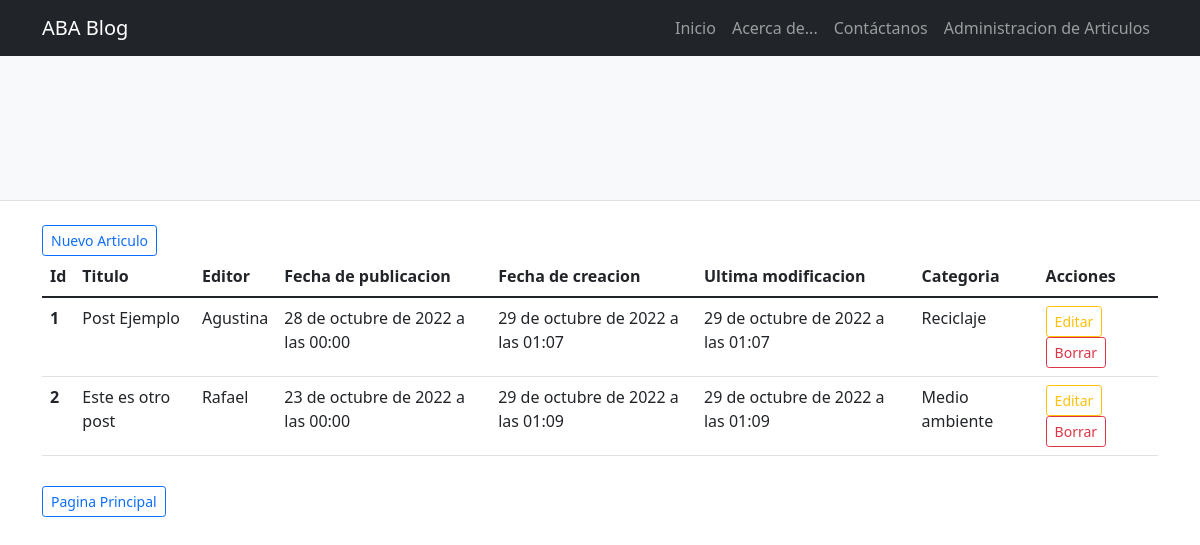
The app's page /articles/ with its own data.
### blog_portal/models.py (models this page shows)
class Article(models.Model):
    title = models.CharField(max_length=100)
    short_content = models.CharField(max_length=180)
    content = RichTextField()
    image = models.ImageField(upload_to="articles", null=True, blank=True)
    author = models.ForeignKey(Publisher, on_delete=models.DO_NOTHING)
    is_headline= models.BooleanField()
    date_created = models.DateTimeField(auto_now_add=True)
    date_updated = models.DateTimeField(auto_now=True)
    date_published = models.DateTimeField()
    category = models.ForeignKey(Category, on_delete=models.DO_NOTHING, default=1)

class Publisher(models.Model):
    name = models.CharField(max_length=30)
    surname = models.CharField(max_length=30)
    country = models.CharField(max_length=30)
    age = models.IntegerField()
    date_created = models.DateTimeField(auto_now_add=True)
    date_updated = models.DateTimeField(auto_now=True)
    def __str__(self):
        return f"{self.name}"

class Category(models.Model):
    name = models.CharField(max_length=30)
    def __str__(self):
        return f"{self.name}"

### panel_article/views.py (the view)
# urls.py: path('articles/', PanelView.as_view(), name ="articles"),
class PanelView(BaseView, ListView):
    queryset = Article.objects.all()
    template_name = "panel_article/article_list.html"
    context_object_name = "articles"

### blog_portal/views.py (called while the page is built)
     def get_context_data(self, **kwargs):
        context = super().get_context_data(**kwargs)
        context['headline'] = Article.objects.filter(is_headline=True).order_by('date_updated').first()
        return context

### panel_article/templates/panel_article/article_list.html
{% extends "blog_portal/base.html" %}
{% block portal %}
<main class="flex-shrink-0">
    <div class="container" style="margin-top: 1em;">
     <a type="button" href="{% url 'article-create' %}" class="btn btn-sm btn-outline-primary">Nuevo Articulo</a>
  <table class="table">
  <thead>
    <tr>
      <th scope="col">Id</th>
      <th scope="col">Titulo</th>
      <th scope="col">Editor</th>
      <th scope="col">Fecha de publicacion</th>
      <th scope="col">Fecha de creacion</th>
      <th scope="col">Ultima modificacion</th>
      <th scope="col">Categoria</th>
      <th scope="col">Acciones</th>
    </tr>
  </thead>
        <tbody>
          {%for article in articles %}
            <tr>
            <th scope="row">{{article.id}}</th>
            <td>{{article.title}}</td>
            <td>{{article.author}}</td>
            <td>{{article.date_published}}</td>
            <td>{{article.date_created}}</td>
            <td>{{article.date_updated}}</td>
            <td>{{article.category}}</td>
            <td>
                <a type="button" href="{% url 'article-update' article.id %}" class="btn btn-sm btn-outline-warning">Editar</a>
                <a type="button" href="{% url 'article-delete' article.id %}" class="btn btn-sm btn-outline-danger">Borrar</a>
            </td>
            </tr>
          {% endfor %}
        </tbody>
    </table>
    <a type="button" href = "{% url 'main-page' %}" style="margin-top: 1em;" class="btn btn-sm btn-outline-primary" >Pagina Principal</a>
    </div>
  </main>
{% endblock %}

### records on screen
Article: id "1", title "Post Ejemplo", author "Agustina", date_published "28 de octubre de 2022 a las 00:00", date_created "29 de octubre de 2022 a las 01:07", date_updated "29 de octubre de 2022 a las 01:07", category "Reciclaje"
Article: id "2", title "Este es otro post", author "Rafael", date_published "23 de octubre de 2022 a las 00:00", date_created "29 de octubre de 2022 a las 01:09", date_updated "29 de octubre de 2022 a las 01:09", category "Medio ambiente"
